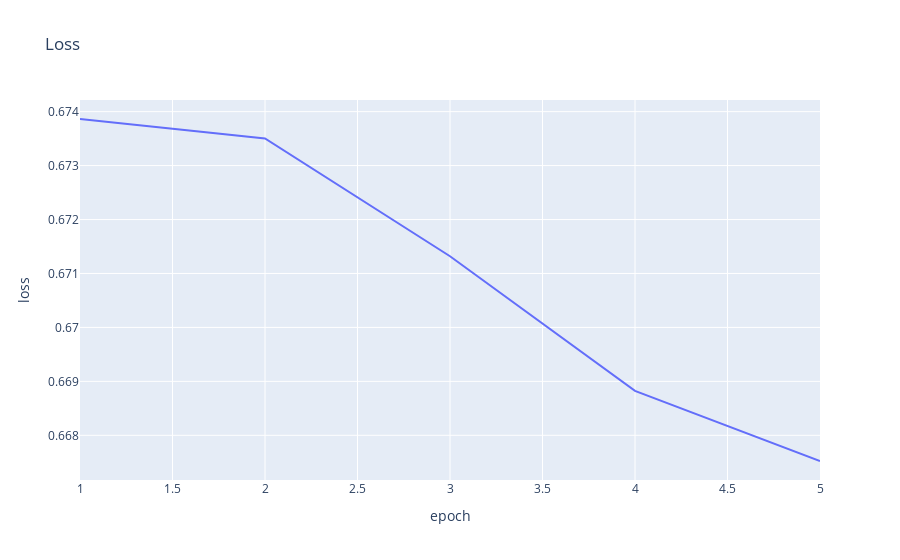
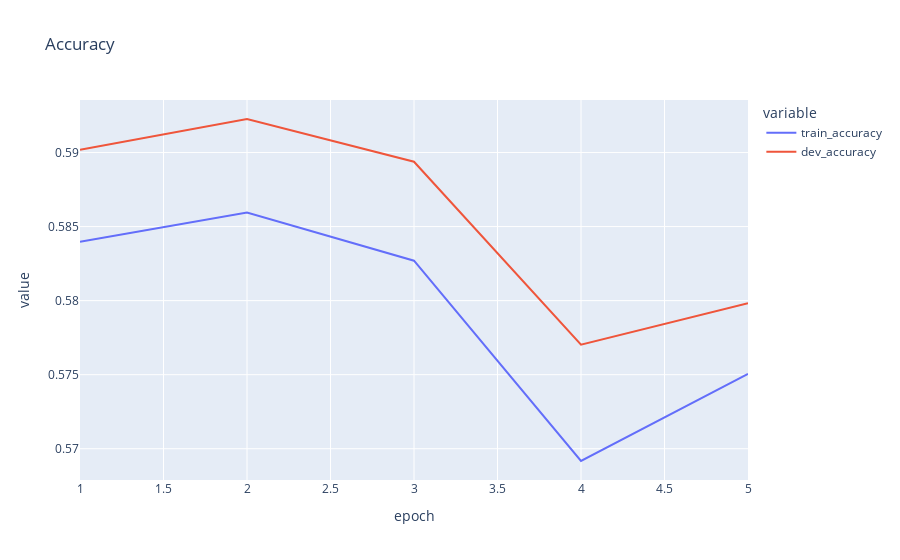

Source (notebook cell) for these figures, in order:
### Markdown cell above
## Examine loss, accuracy curves for a particular model

### Code cell
import pandas as pd
modelname = 'cnnmodel2021-03-31_12-52'
log_fpath = f'/projects/tumblr_community_identity/log/{modelname}.csv'
# log = pd.read_csv(log_fpath, parse_dates=[[0, 1]], infer_datetime_format=True)
log = pd.read_csv(log_fpath, parse_dates=['datetime'])
# log

# Calculate time/epoch
log.rename(columns={'date_time': 'datetime'}, inplace=True)
duration = log.datetime.max() - log.datetime.min()
print(duration/log.epoch.max())

# Get last metrics/epoch
score_cols = ['loss', 'train_accuracy', 'dev_accuracy']
gped = log.groupby('epoch').agg({col: lambda x: x.tolist()[-1] for col in score_cols})
gped = gped.iloc[:-1] # for in progress

import plotly.express as px
fig = px.line(gped, x=gped.index, y='loss', title='Loss')
fig.show()

fig = px.line(gped, x=gped.index, y=['train_accuracy', 'dev_accuracy'], title='Accuracy')
fig.show()

### Figure 1 — Plotly figure (JSON) as saved in the notebook; plotly's stock layout.template omitted (floating-point values rounded to 4 significant figures)
{"data": [{"hovertemplate": "epoch=%{x}<br>loss=%{y}<extra></extra>", "legendgroup": "", "line": {"color": "#636efa", "dash": "solid"}, "mode": "lines", "name": "", "orientation": "v", "showlegend": false, "type": "scatter", "x": [1, 2, 3, 4, 5], "xaxis": "x", "y": [0.6739, 0.6735, 0.6713, 0.6688, 0.6675], "yaxis": "y"}], "layout": {"autosize": true, "legend": {"tracegroupgap": 0}, "title": {"text": "Loss"}, "xaxis": {"anchor": "y", "autorange": true, "domain": [0, 1], "range": [1, 5], "title": {"text": "epoch"}, "type": "linear"}, "yaxis": {"anchor": "x", "autorange": true, "domain": [0, 1], "range": [0.6672, 0.6742], "title": {"text": "loss"}, "type": "linear"}}}

### Figure 2 — Plotly figure (JSON) as saved in the notebook; plotly's stock layout.template omitted (floating-point values rounded to 4 significant figures)
{"data": [{"hovertemplate": "variable=train_accuracy<br>epoch=%{x}<br>value=%{y}<extra></extra>", "legendgroup": "train_accuracy", "line": {"color": "#636efa", "dash": "solid"}, "mode": "lines", "name": "train_accuracy", "orientation": "v", "showlegend": true, "type": "scatter", "x": [1, 2, 3, 4, 5], "xaxis": "x", "y": [0.584, 0.586, 0.5827, 0.5692, 0.5751], "yaxis": "y"}, {"hovertemplate": "variable=dev_accuracy<br>epoch=%{x}<br>value=%{y}<extra></extra>", "legendgroup": "dev_accuracy", "line": {"color": "#EF553B", "dash": "solid"}, "mode": "lines", "name": "dev_accuracy", "orientation": "v", "showlegend": true, "type": "scatter", "x": [1, 2, 3, 4, 5], "xaxis": "x", "y": [0.5902, 0.5923, 0.5894, 0.577, 0.5798], "yaxis": "y"}], "layout": {"autosize": true, "legend": {"title": {"text": "variable"}, "tracegroupgap": 0}, "title": {"text": "Accuracy"}, "xaxis": {"anchor": "y", "autorange": true, "domain": [0, 1], "range": [1, 5], "title": {"text": "epoch"}, "type": "linear"}, "yaxis": {"anchor": "x", "autorange": true, "domain": [0, 1], "range": [0.5679, 0.5935], "title": {"text": "value"}, "type": "linear"}}}
